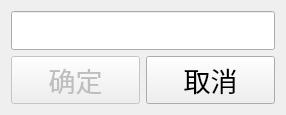
<?xml version="1.0" encoding="UTF-8"?>
<ui version="4.0">
 <class>PasswordDialog</class>
 <widget class="QDialog" name="PasswordDialog">
  <property name="geometry">
   <rect>
    <x>0</x>
    <y>0</y>
    <width>286</width>
    <height>96</height>
   </rect>
  </property>
  <property name="windowTitle">
   <string>Dialog</string>
  </property>
  <layout class="QVBoxLayout" name="verticalLayout">
   <item>
    <widget class="QLineEdit" name="lePassword">
     <property name="font">
      <font>
       <pointsize>20</pointsize>
      </font>
     </property>
     <property name="echoMode">
      <enum>QLineEdit::Password</enum>
     </property>
    </widget>
   </item>
   <item>
    <layout class="QHBoxLayout" name="horizontalLayout">
     <item>
      <widget class="QPushButton" name="btnConfirm">
       <property name="enabled">
        <bool>false</bool>
       </property>
       <property name="font">
        <font>
         <pointsize>20</pointsize>
        </font>
       </property>
       <property name="text">
        <string>确定</string>
       </property>
      </widget>
     </item>
     <item>
      <widget class="QPushButton" name="btnCancel">
       <property name="font">
        <font>
         <pointsize>20</pointsize>
        </font>
       </property>
       <property name="text">
        <string>取消</string>
       </property>
      </widget>
     </item>
    </layout>
   </item>
  </layout>
 </widget>
 <resources/>
 <connections/>
</ui>
